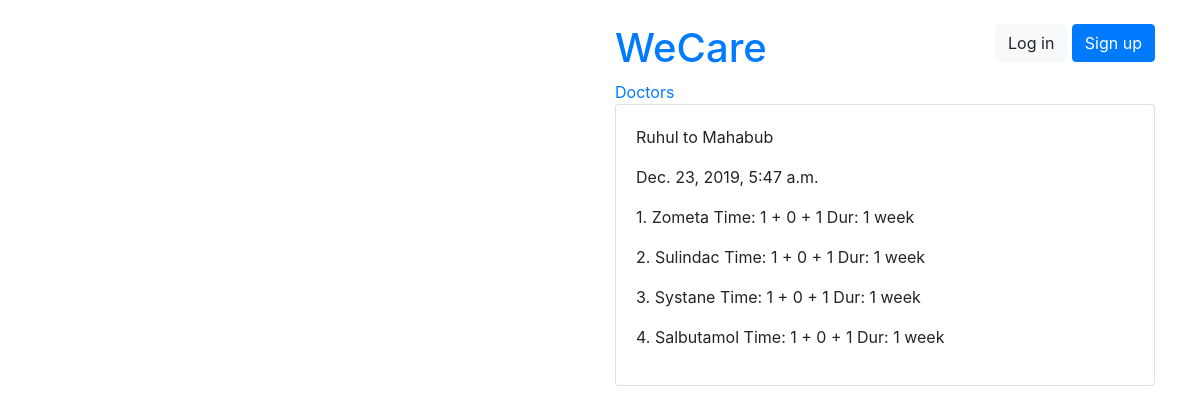
The app's page /medication/detail/prescription/9/ with its own data.
### prescription_gen/models.py (models this page shows, shortened)
class Prescription(models.Model):
    doctor = models.ForeignKey(Doctor, on_delete=models.CASCADE)
    patient = models.ForeignKey(Patient, on_delete=models.CASCADE)
    timestamp = models.DateTimeField(auto_now_add=True)
    tests = models.CharField(max_length=50, null=True)

class PrescriptionMedicine(models.Model):
    prescription = models.ForeignKey('Prescription', related_name='pr_med', on_delete=models.CASCADE)
    medicine = models.ForeignKey(Medicine, on_delete=models.CASCADE)
    timing = models.CharField(max_length=20, default = '1 + 0 + 1')
    duration = models.CharField(max_length=20, default = '1 week')

class Medicine(models.Model):
    name = models.CharField(max_length=50)
    miligram = models.PositiveIntegerField(default=5)

### users/models.py (models this page shows, shortened)
class Doctor(models.Model):
    user = models.OneToOneField(User, on_delete=models.CASCADE, primary_key=True)
    SSC_GPA = models.DecimalField(decimal_places=2, max_digits=5, default=0.0)
    HSC_GPA = models.DecimalField(decimal_places=2, max_digits=5, default=0.0)
    BMDC_RegNo = models.CharField(max_length=100, blank=False, null=False)
    MBBS_Session = models.CharField(max_length=100, blank=False, null=False)
    MBBS_Inst = models.CharField(max_length=100, blank=False, null=False)
    PostGrad_details = models.CharField(max_length=255, blank=True, null=True)

class User(AbstractUser):
    is_doctor = models.BooleanField(default=False)
    is_patient = models.BooleanField(default=False)
    NID = models.CharField(max_length=50, blank=False, null=False)
    email = models.CharField(max_length=100)
    age = models.PositiveIntegerField(null=True, blank=True)
    GENDER_CHOICES = (
        ('M', 'Male'),
        ('F', 'Female'),
    )
    gender = models.CharField(max_length=1, choices=GENDER_CHOICES)

class Patient(models.Model):
    user = models.OneToOneField(User, on_delete=models.CASCADE, primary_key=True)
    address = models.CharField(max_length=255, blank=False, null=False)

### prescription_gen/views.py (the view)
# urls.py: path('detail/prescription/<pk>/', PrescriptionDetailView.as_view(), name='pr_detail'),
class PrescriptionDetailView(DetailView):
    model = Prescription
    template_name = 'prescription_gen/prescription_detail.html'
    def get_context_data(self, *args, **kwargs):
        context = super(PrescriptionDetailView, self).get_context_data(*args, **kwargs)
        id = self.kwargs['pk']
        context['medicines'] = PrescriptionMedicine.objects.filter(prescription__id=id)
        return context

### templates/prescription_gen/prescription_detail.html
{% extends "base.html" %}
{% block content %}
<p>{{object.doctor.user.first_name}} to {{object.patient.user.first_name}}</p>
<p>{{object.timestamp}}</p>
{% for med in medicines %}
<p>{{forloop.counter}}. {{med.medicine.name}} Time: {{med.timing}} Dur: {{med.duration}}</p>
{% endfor %}
{% endblock %}

### templates/base.html (style rules this page uses)
body { background-image: url("http://18.188.51.176/wp-content/uploads/2019/01/15102113_isolated-1188036_1920.png"); height: 300%; background-position: left top ; background-repeat: no-repeat; background-size: cover; }

### records on screen
Prescription: doctor.user.first_name "Ruhul", patient.user.first_name "Mahabub", timestamp "Dec. 23, 2019, 5:47 a.m."
PrescriptionMedicine: medicine.name "Zometa", timing "1 + 0 + 1", duration "1 week"
PrescriptionMedicine: medicine.name "Sulindac", timing "1 + 0 + 1", duration "1 week"
PrescriptionMedicine: medicine.name "Systane", timing "1 + 0 + 1", duration "1 week"
PrescriptionMedicine: medicine.name "Salbutamol", timing "1 + 0 + 1", duration "1 week"
